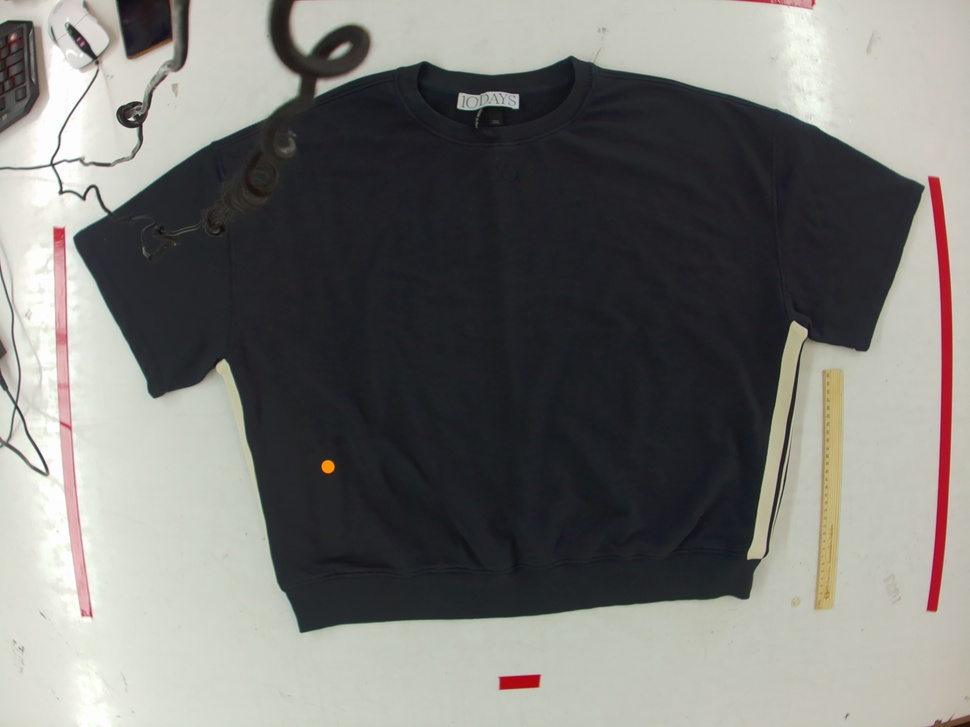
#> input picture test_images_mesurements/ant.jpg, 970 x 727 px, shrunk from 4056 x 3040 before the run, given in place of buraco.jpg, which was not available
$ python hole_detector_simple.py
#> lines starting #> are read from the running program, lines starting #| are printed output that depends on the picture; after the words box and inside, x2 and y2 are one past the last pixel; in counts of white or black regions, pixels touching at a corner belong together; pictures that were not available may be replaced by others from this repository, and a replacement may not be noted
#!/usr/bin/env python3
"""
Simple and Direct Hole Detection
Detects holes by looking for dark spots/areas in the garment
"""

import cv2
import numpy as np
from pathlib import Path
import json
from datetime import datetime

class SimpleHoleDetector:
    def __init__(self):
        self.debug = True

    def find_dark_spots(self, img):
        """Find dark spots that could be holes"""
        # Convert to grayscale
        gray = cv2.cvtColor(img, cv2.COLOR_BGR2GRAY)

        # Apply bilateral filter to reduce noise while keeping edges
        filtered = cv2.bilateralFilter(gray, 9, 75, 75)

        # Find dark areas (holes appear dark)
        # Threshold to find pixels darker than average
        mean_val = np.mean(filtered)
        _, dark_areas = cv2.threshold(filtered, mean_val * 0.5, 255, cv2.THRESH_BINARY_INV)

        return dark_areas, filtered

    def find_garment_mask(self, img):
        """Create mask of garment area only"""
        gray = cv2.cvtColor(img, cv2.COLOR_BGR2GRAY)

        # Background is light, garment is darker
        _, mask = cv2.threshold(gray, 240, 255, cv2.THRESH_BINARY_INV)

        # Clean up mask
        kernel = np.ones((5,5), np.uint8)
        mask = cv2.morphologyEx(mask, cv2.MORPH_CLOSE, kernel)
        mask = cv2.morphologyEx(mask, cv2.MORPH_OPEN, kernel)

        return mask

    def detect_holes_simple(self, image_path, output_path=None):
        """
        Simple detection of holes by finding dark spots

        Args:
            image_path: Path to image with potential holes
            output_path: Optional path to save visualization
        """
        print(f"\n{'='*60}")
        print("SIMPLE HOLE DETECTION - DARK SPOT ANALYSIS")
        print(f"{'='*60}")

        # Load image
        print(f"\n📷 Loading image: {image_path}")
        img = cv2.imread(str(image_path))

        if img is None:
            print("❌ Error: Could not load image")
            return None

        original = img.copy()
        h, w = img.shape[:2]
        print(f"  Image size: {w}x{h} pixels")

        # Get garment mask
        print("\n👕 Finding garment area...")
        garment_mask = self.find_garment_mask(img)

        # Find dark spots
        print("\n🔍 Looking for dark spots (potential holes)...")
        dark_spots, gray_filtered = self.find_dark_spots(img)

        # Apply garment mask to dark spots
        dark_spots = cv2.bitwise_and(dark_spots, garment_mask)

        # Focus on upper portion where hole is likely
        print("\n🎯 Focusing on upper garment area...")
        upper_h = int(h * 0.5)  # Upper 50% of image
        roi_mask = np.zeros_like(dark_spots)
        roi_mask[:upper_h, :] = 255
        dark_spots = cv2.bitwise_and(dark_spots, roi_mask)

        # Clean up with morphology
        kernel_small = np.ones((3,3), np.uint8)
        kernel_medium = np.ones((5,5), np.uint8)

        # Remove small noise
        cleaned = cv2.morphologyEx(dark_spots, cv2.MORPH_OPEN, kernel_small)
        # Connect nearby components
        cleaned = cv2.morphologyEx(cleaned, cv2.MORPH_CLOSE, kernel_medium)

        # Find contours
        contours, _ = cv2.findContours(cleaned, cv2.RETR_EXTERNAL, cv2.CHAIN_APPROX_SIMPLE)

        print(f"\n📊 Found {len(contours)} dark spots")

        # Analyze each contour
        holes = []
        for contour in contours:
            area = cv2.contourArea(contour)

            # Filter by area (not too small, not too large)
            if 50 < area < 10000:
                x, y, w, h = cv2.boundingRect(contour)

                # Calculate properties
                perimeter = cv2.arcLength(contour, True)
                if perimeter > 0:
                    circularity = 4 * np.pi * area / (perimeter ** 2)
                    compactness = area / (w * h)
                else:
                    circularity = 0
                    compactness = 0

                # Get mean intensity in original grayscale
                mask = np.zeros(gray_filtered.shape, np.uint8)
                cv2.drawContours(mask, [contour], -1, 255, -1)
                mean_intensity = cv2.mean(gray_filtered, mask=mask)[0]

                # Get center
                M = cv2.moments(contour)
                if M["m00"] != 0:
                    cx = int(M["m10"] / M["m00"])
                    cy = int(M["m01"] / M["m00"])
                else:
                    cx, cy = x + w//2, y + h//2

                # Check if it's significantly darker than surroundings
                # Create a ring mask around the contour
                dilated_mask = cv2.dilate(mask, kernel_medium, iterations=2)
                ring_mask = cv2.bitwise_xor(dilated_mask, mask)
                surround_intensity = cv2.mean(gray_filtered, mask=ring_mask)[0]

                darkness_ratio = mean_intensity / (surround_intensity + 1)

                # Calculate confidence
                # Holes are: dark (low intensity), compact, somewhat circular
                darkness_score = 1.0 - (mean_intensity / 255.0)
                shape_score = (circularity + compactness) / 2
                contrast_score = 1.0 - darkness_ratio if darkness_ratio < 1 else 0

                confidence = (darkness_score * 0.5 + contrast_score * 0.3 + shape_score * 0.2)

                # Additional boost if in typical hole location (upper center)
                if cy < h * 0.3 and abs(cx - w/2) < w * 0.3:
                    confidence = min(1.0, confidence + 0.2)

                hole = {
                    'bbox': [x, y, w, h],
                    'center': [cx, cy],
                    'area': float(area),
                    'circularity': float(circularity),
                    'compactness': float(compactness),
                    'mean_intensity': float(mean_intensity),
                    'darkness_ratio': float(darkness_ratio),
                    'confidence': float(confidence)
                }
                holes.append(hole)

        # Sort by confidence
        holes.sort(key=lambda x: x['confidence'], reverse=True)

        # Filter low confidence
        holes = [h for h in holes if h['confidence'] > 0.3]

        print(f"\n✅ Detected {len(holes)} probable holes:")
        for i, hole in enumerate(holes[:5], 1):
            print(f"\n  {i}. HOLE at ({hole['center'][0]}, {hole['center'][1]})")
            print(f"     Size: {hole['bbox'][2]}x{hole['bbox'][3]} pixels")
            print(f"     Area: {hole['area']:.0f} pixels²")
            print(f"     Darkness: {hole['mean_intensity']:.0f}/255")
            print(f"     Confidence: {hole['confidence']:.1%}")

        # Create visualization
        result = original.copy()

        # Draw holes with different colors based on confidence
        for i, hole in enumerate(holes):
            x, y, w, h = hole['bbox']
            cx, cy = hole['center']
            conf = hole['confidence']

            # Color based on confidence
            if conf > 0.7:
                color = (0, 0, 255)  # Red - high confidence
                thickness = 3
            elif conf > 0.5:
                color = (0, 128, 255)  # Orange - medium confidence
                thickness = 2
            else:
                color = (0, 255, 255)  # Yellow - low confidence
                thickness = 2

            # Draw circle around hole
            radius = max(w, h) // 2 + 10
            cv2.circle(result, (cx, cy), radius, color, thickness)

            # Draw cross at center
            cross_size = 15
            cv2.line(result, (cx - cross_size, cy), (cx + cross_size, cy), color, 2)
            cv2.line(result, (cx, cy - cross_size), (cx, cy + cross_size), color, 2)

            # Add label with arrow
            label_x = cx + radius + 20
            label_y = cy

            # Make sure label is within image bounds
            if label_x + 100 > w:
                label_x = cx - radius - 120

            cv2.arrowedLine(result, (label_x, label_y), (cx + radius, cy),
                           color, 2, tipLength=0.2)

            # Add text
            text1 = f"HOLE #{i+1}"
            text2 = f"{conf:.0%}"
            cv2.putText(result, text1, (label_x + 5, label_y - 5),
                       cv2.FONT_HERSHEY_SIMPLEX, 0.7, color, 2)
            cv2.putText(result, text2, (label_x + 5, label_y + 20),
                       cv2.FONT_HERSHEY_SIMPLEX, 0.6, color, 2)

        # Add title
        cv2.putText(result, f"HOLE DETECTION RESULT - {len(holes)} HOLES FOUND",
                   (50, 80), cv2.FONT_HERSHEY_SIMPLEX, 1.5, (0, 0, 255), 3)

        # Save results
        if output_path:
            cv2.imwrite(str(output_path), result)
            print(f"\n💾 Result saved to: {output_path}")

            # Save debug images
            if self.debug:
                debug_dir = Path(output_path).parent
                cv2.imwrite(str(debug_dir / "debug_dark_spots.png"), dark_spots)
                cv2.imwrite(str(debug_dir / "debug_cleaned.png"), cleaned)
                cv2.imwrite(str(debug_dir / "debug_garment_mask.png"), garment_mask)
                print(f"🐛 Debug images saved")

        return {
            'timestamp': datetime.now().isoformat(),
            'image': str(image_path),
            'holes_detected': len(holes),
            'holes': holes
        }

def compare_images(reference_path, defective_path, output_path):
    """Compare reference and defective images to find holes"""
    detector = SimpleHoleDetector()

    print("\n" + "="*60)
    print("COMPARING IMAGES TO FIND HOLES")
    print("="*60)

    # Detect in defective image
    print(f"\n🔍 Analyzing defective image for holes...")
    result = detector.detect_holes_simple(defective_path, output_path)
#> in detect_holes_simple, img is the input picture: shape (727, 970, 3); mean B, G, R 116.6, 119.9, 120.4
#|   Image size: 970x727 pixels
#> in find_garment_mask, `mask = cv2.morphologyEx(mask, cv2.MORPH_OPEN, kernel)`:
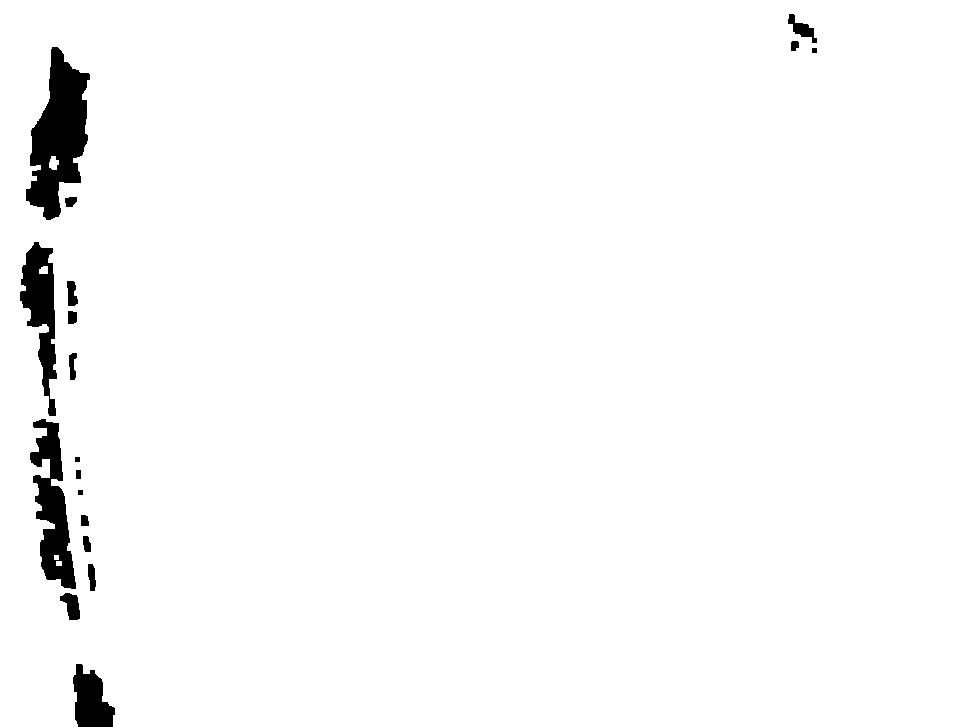
#> mask: shape (727, 970); 97.6% white; 18 black regions, largest, box (x1, y1, x2, y2) and area: (26, 47, 90, 220) 6172, (30, 419, 76, 589) 3888, (20, 242, 57, 416) 3123
#> in find_dark_spots, `mean_val = np.mean(filtered)`: mean_val = 119.7
#> in detect_holes_simple, `dark_spots = cv2.bitwise_and(dark_spots, roi_mask)`:
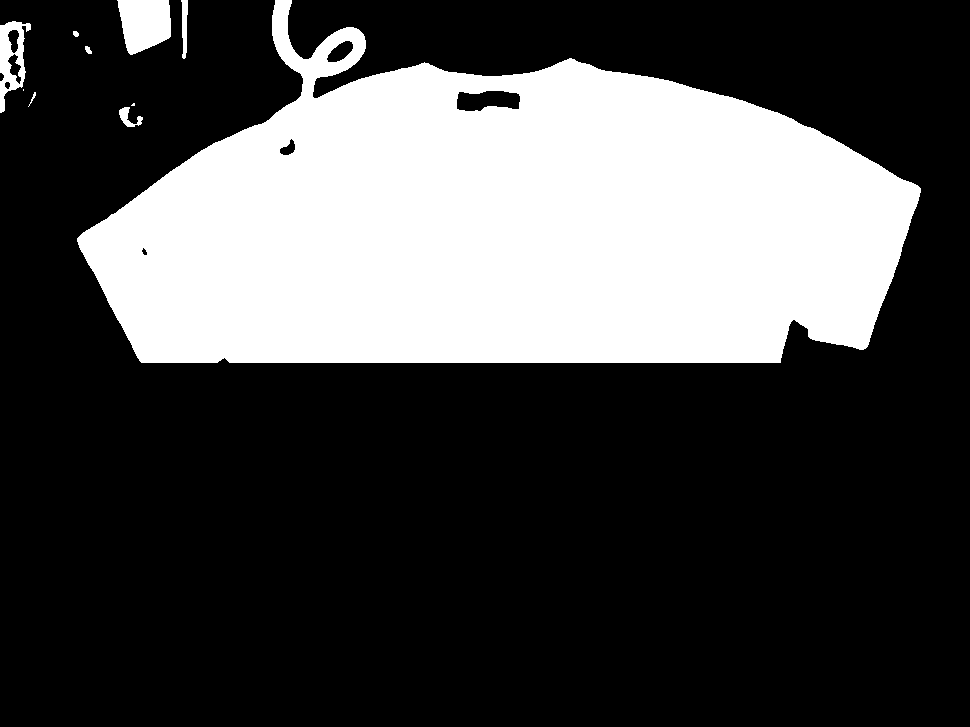
#> dark_spots: shape (727, 970); 29.2% white; 10 white regions (2 under 20 px), largest, box (x1, y1, x2, y2) and area: (77, 0, 921, 363) 201925, (117, 0, 171, 55) 2316, (0, 21, 31, 113) 1342
#> in detect_holes_simple, `contours, _ = cv2.findContours(cleaned, cv2.RETR_EXTERNAL, cv2.CHAIN_A..`: contours = 7 contours; box (x1, y1, x2, y2) and area: (77, 0, 921, 363) 202322, (118, 0, 171, 55) 2224, (0, 21, 31, 113) 1636, (181, 0, 188, 58) 224, (119, 107, 143, 127) 173, (85, 46, 92, 54) 27, (73, 31, 79, 37) 20
#| 📊 Found 7 dark spots
#> the loop in detect_holes_simple, `for contour in contours:` made 7 passes
#> (area, x, y, w, h, perimeter, circularity, compactness) on passes 1, 4, 6, 7: (173, 119, 107, 24, 20, 87.11, 0.286, 0.36), (1635.5, 0, 21, 31, 92, 237.4, 0.365, 0.573), (223.5, 181, 0, 7, 58, 125.1, 0.18, 0.55), (2224, 118, 0, 53, 55, 193.3, 0.748, 0.763)
#> after the loop in detect_holes_simple, `for contour in contours:`:
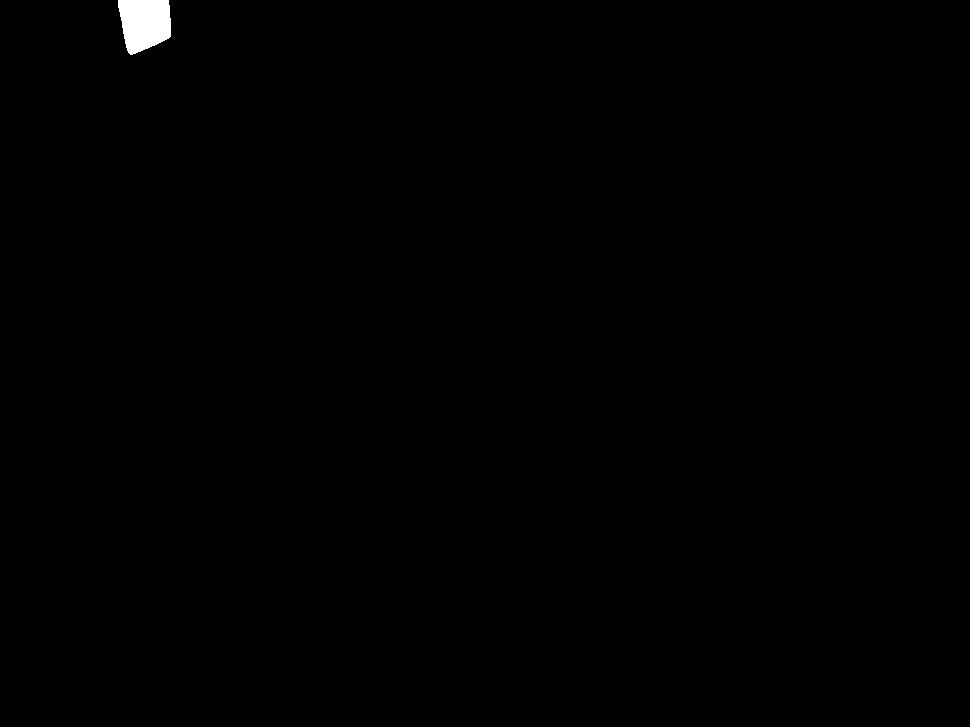
#> mask: shape (727, 970); 0.33% white; 1 white region, box (x1, y1, x2, y2) and area: (118, 0, 171, 55) 2315
#> after the loop in detect_holes_simple, `for contour in contours:`: holes = 4 items
#| ✅ Detected 4 probable holes:
#> the loop in detect_holes_simple, `for i, hole in enumerate(holes[:5], 1):` made 4 passes
#> (printed output is left out)
#> the loop in detect_holes_simple, `for i, hole in enumerate(holes):` made 4 passes
#> (x, y, w, h, cx, cy, conf, color) on passes 1 to 4: (118, 0, 53, 55, 144, 22, 0.796, (0, 0, 255)), (181, 0, 7, 58, 184, 25, 0.636, (0, 128, 255)), (119, 107, 24, 20, 127, 117, 0.63, (0, 128, 255)), (0, 21, 31, 92, 11, 57, 0.592, (0, 128, 255))
#> after the loop in detect_holes_simple, `for i, hole in enumerate(holes):`:
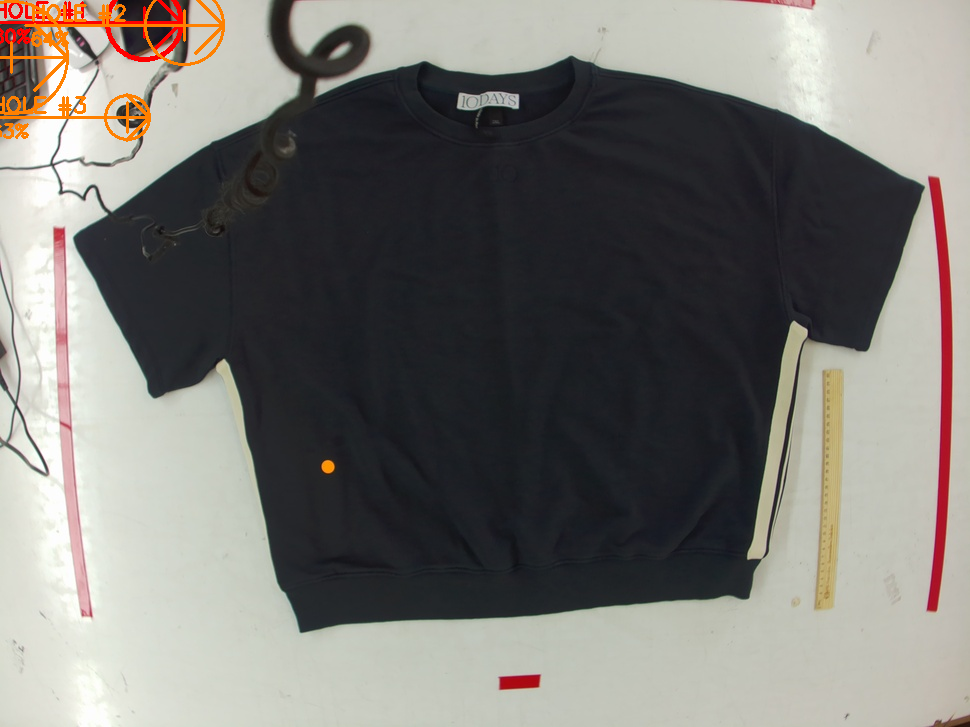
#> result: shape (727, 970, 3); 1.09% of pixels changed, all inside (x1, y1, x2, y2) = (0, 0, 225, 142)
#> in detect_holes_simple, `cv2.putText(result, f"HOLE DETECTION RESULT - {len(holes)} HOLES FOUND..`:
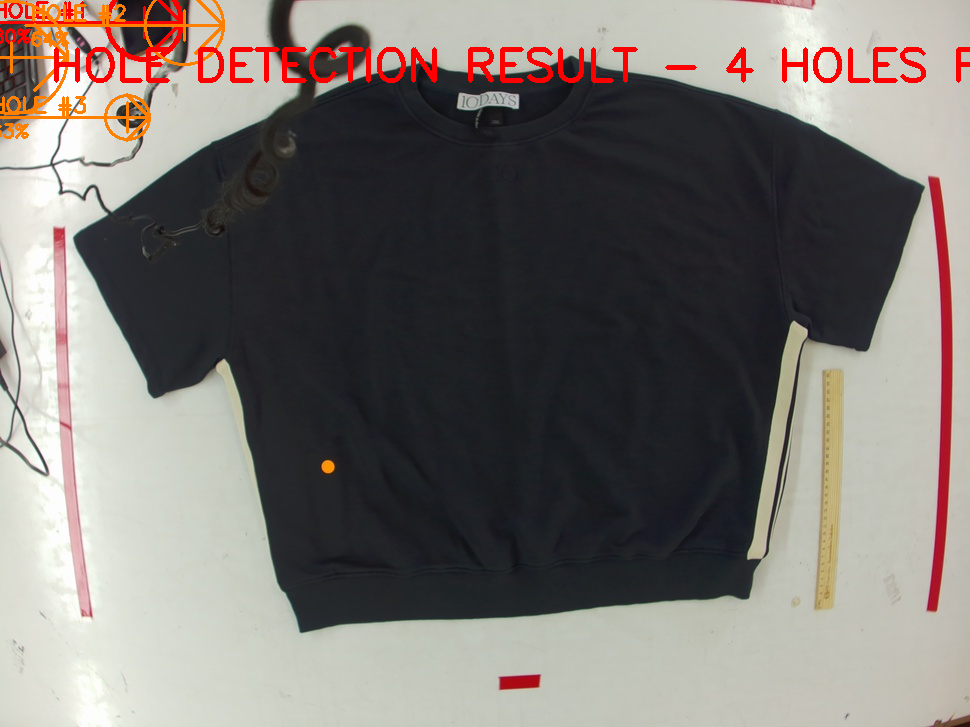
#> result: shape (727, 970, 3); 1.37% of pixels changed, all inside (x1, y1, x2, y2) = (54, 47, 970, 83)

    if result and result['holes']:
        print(f"\n{'='*60}")
        print("✅ HOLES SUCCESSFULLY DETECTED!")
        print(f"{'='*60}")

        hole = result['holes'][0]  # Main hole
        print(f"\n🎯 Main hole location:")
        print(f"   Position: ({hole['center'][0]}, {hole['center'][1]}) pixels")
        print(f"   Size: {hole['bbox'][2]}x{hole['bbox'][3]} pixels")
        print(f"   Darkness level: {hole['mean_intensity']:.0f}/255")
        print(f"   Confidence: {hole['confidence']:.0%}")

        # Save report
        report_path = Path(output_path).with_suffix('.json')
        with open(report_path, 'w') as f:
            json.dump(result, f, indent=2)
        print(f"\n📄 Report saved to: {report_path}")
    else:
        print("\n⚠️ No holes detected")

    return result

def main():
    """Run hole detection on the provided images"""
    reference_path = Path("/home/celso/projects/qa_dashboard/test_images_mesurements/semburaco.jpg")
    defective_path = Path("/home/celso/projects/qa_dashboard/test_images_mesurements/buraco.jpg")
    output_path = Path("/home/celso/projects/qa_dashboard/ai_mesurement/hole_detected_simple.png")

    compare_images(reference_path, defective_path, output_path)
#> in compare_images, `hole = result['holes'][0]`: hole = {'bbox': [118, 0, 53, 55], 'center': [144, 22], 'area': 2224, 'circularity': 0.748, 'compactness': 0.763, 'mean_intensity': 34.21, 'darkness_ratio': 0.293, 'confidence': 0.796}
#|    Position: (144, 22) pixels
#|    Size: 53x55 pixels
#|    Darkness level: 34/255
#|    Confidence: 80%

if __name__ == "__main__":
    main()

$ run again, on test_images_mesurements/prova.png
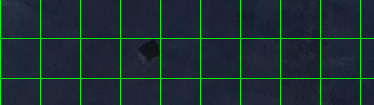
#> input picture test_images_mesurements/prova.png, 374 x 105 px, given in place of buraco.jpg, which was not available
#> in detect_holes_simple, img is the input picture: shape (105, 374, 3); mean B, G, R 52, 46, 28.9
#|   Image size: 374x105 pixels
#> mask: shape (105, 374); every value is 255
#> mean_val = 40.27
#> dark_areas: shape (105, 374); 0.24% white; 1 white region, box (x1, y1, x2, y2) and area: (143, 43, 156, 54) 94
#> dark_spots: shape (105, 374); 0.22% white; 1 white region, box (x1, y1, x2, y2) and area: (143, 43, 156, 52) 86
#> cleaned: shape (105, 374); 0.21% white; 1 white region
#> contours = 1 contour; box (x1, y1, x2, y2) and area: (144, 43, 156, 52) 68
#| 📊 Found 1 dark spots
#> the loop in detect_holes_simple, `for contour in contours:` made 1 pass
#> (area, x, y, w, h, perimeter, circularity, compactness) on pass 1: (67.5, 144, 43, 12, 9, 33.9, 0.738, 0.625)
#> pass 1, in detect_holes_simple, `dilated_mask = cv2.dilate(mask, kernel_medium, iterations=2)`:
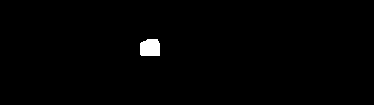
#> dilated_mask: shape (105, 374); 0.8% white; 1 white region, box (x1, y1, x2, y2) and area: (140, 39, 160, 56) 316
#> after the loop in detect_holes_simple, `for contour in contours:`: holes = 1 item
#| ✅ Detected 1 probable holes:
#> the loop in detect_holes_simple, `for i, hole in enumerate(holes[:5], 1):` made 1 pass
#> i on pass 1: 1
#> (printed output is left out)
#> the loop in detect_holes_simple, `for i, hole in enumerate(holes):` made 1 pass
#> (x, y, w, h, cx, cy, conf, color) on pass 1: (144, 43, 12, 9, 149, 47, 0.699, (0, 128, 255))
#> in detect_holes_simple, `cv2.putText(result, f"HOLE DETECTION RESULT - {len(holes)} HOLES FOUND..`:
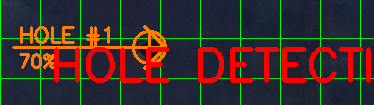
#> result: shape (105, 374, 3); mean B, G, R 44.9, 44.6, 61.4
#> in compare_images, `result = detector.detect_holes_simple(defective_path, output_path)`: result = 4 items
#> in compare_images, `hole = result['holes'][0]`: hole = {'bbox': [144, 43, 12, 9], 'center': [149, 47], 'area': 67.5, 'circularity': 0.738, 'compactness': 0.625, 'mean_intensity': 19.54, 'darkness_ratio': 0.663, 'confidence': 0.699}
#|    Position: (149, 47) pixels
#|    Size: 12x9 pixels
#|    Darkness level: 20/255
#|    Confidence: 70%
